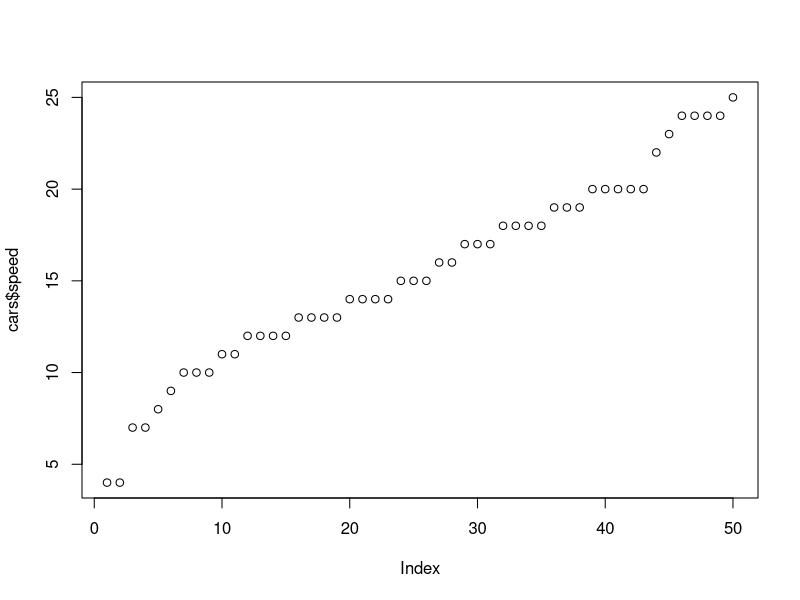
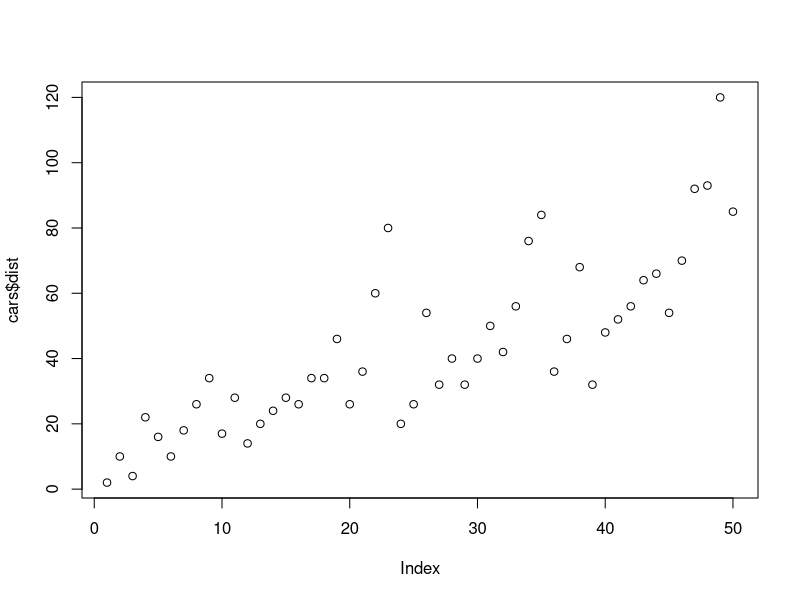

Recreate these plots in R, in order.
## ---- chunk 1
knitr::opts_chunk$set(echo = FALSE)



# Learn more about creating blogs with Distill at:
# https://rstudio.github.io/distill/blog.html

## ---- chunk 2
summary(iris)
plot(cars$speed)
plot(cars$dist)
